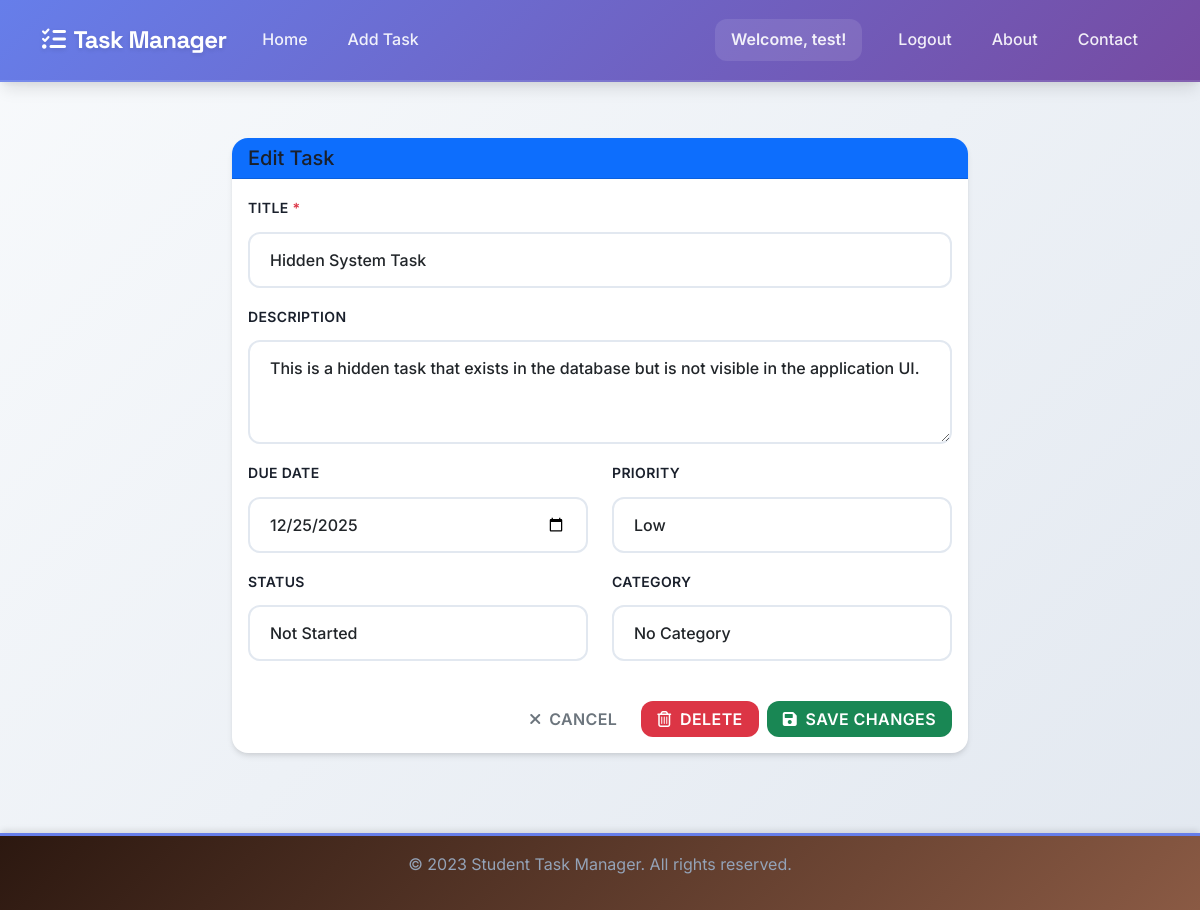
Page /task/8/edit (signed in) on the committed database.
### tables this page shows
CREATE TABLE users (
    id INTEGER PRIMARY KEY AUTOINCREMENT,
    username TEXT UNIQUE NOT NULL,
    password_hash TEXT NOT NULL,
    email TEXT UNIQUE NOT NULL
);

CREATE TABLE tasks (
    id INTEGER PRIMARY KEY AUTOINCREMENT,
    user_id INTEGER NOT NULL,
    title TEXT NOT NULL,
    description TEXT,
    due_date TEXT,
    priority TEXT NOT NULL DEFAULT 'medium',
    status TEXT NOT NULL DEFAULT 'not_started',
    category_id INTEGER,
    completed_at TEXT,
    FOREIGN KEY (user_id) REFERENCES users (id),
    FOREIGN KEY (category_id) REFERENCES categories (id)
);

### Task_Organiser/app.py (the view, shortened to what this page needs)
    @app.route('/task/<int:task_id>/edit', methods=['GET', 'POST'])
    @login_required
    def edit_task(task_id):
        db = get_db()
        task = db.execute('SELECT * FROM tasks WHERE id = ? AND user_id = ?', (task_id, g.user['id'])).fetchone()
        if task is None:
            flash('Task not found', 'error')
            return redirect(url_for('index'))
        categories = db.execute('SELECT * FROM categories ORDER BY name').fetchall()
        return render_template('edit_task.html', task=dict(task), categories=categories)

### Task_Organiser/app.py (called while the page is built)
def login_required(view):
    @wraps(view)
    def wrapped_view(**kwargs):
        if g.user is None:
            return redirect(url_for('login'))
        return view(**kwargs)
    return wrapped_view

### Task_Organiser/db.py (called while the page is built)
def get_db():
    if 'db' not in g:
        database_path = current_app.config['DATABASE']
        g.db = sqlite3.connect(database_path)
        g.db.row_factory = sqlite3.Row
    return g.db

### Task_Organiser/templates/edit_task.html (shortened to what this page needs)
{% extends 'base.html' %}
{% block content %}
  <div class="row justify-content-center">
    <div class="col-lg-8">
      <div class="card">
        <div class="card-header bg-primary text-white">
          <h2 class="h5 mb-0">Edit Task</h2>
        </div>
        <div class="card-body">
          <form method="post" action="{{ url_for('edit_task', task_id=task.id) }}">
            <div class="mb-3">
              <label for="title" class="form-label">Title <span class="text-danger">*</span></label>
              <input type="text" class="form-control" id="title" name="title" required
                     value="{{ task.title }}">
            </div>
            <div class="mb-3">
              <label for="description" class="form-label">Description</label>
              <textarea class="form-control" id="description" name="description"
                        rows="3">{{ task.description or '' }}</textarea>
            </div>
            <div class="row">
              <div class="col-md-6 mb-3">
                <label for="due_date" class="form-label">Due Date</label>
                <input type="date" class="form-control" id="due_date" name="due_date"
                       value="{{ task.due_date or '' }}">
              </div>
              <div class="col-md-6 mb-3">
                <label for="priority" class="form-label">Priority</label>
                <select class="form-select" id="priority" name="priority">
                  <option value="low" {% if task.priority == 'low' %}selected{% endif %}>Low</option>
                </select>
              </div>
            </div>
            <div class="row">
              <div class="col-md-6 mb-3">
                <label for="status" class="form-label">Status</label>
                <select class="form-select" id="status" name="status">
                  <option value="not_started" {% if task.status == 'not_started' %}selected{% endif %}>Not Started</option>
                </select>
              </div>
              <div class="col-md-6 mb-3">
                <label for="category_id" class="form-label">Category</label>
                <select class="form-select" id="category_id" name="category_id">
                  <option value="">No Category</option>
                </select>
              </div>
            </div>
            <div class="d-flex justify-content-end gap-2 mt-4">
              <a href="{{ url_for('index') }}" class="btn btn-action" style="width: auto; padding: 0.375rem 1rem; border-color: #6c757d; color: #6c757d;">
                <i class="fas fa-times me-1"></i> Cancel
              </a>
              <a href="{{ url_for('delete_task', task_id=task.id) }}"
                 class="btn btn-action"
                 style="width: auto; padding: 0.375rem 1rem; background-color: #dc3545; border-color: #dc3545; color: white;"
                 onclick="return confirm('Are you sure you want to delete this task? This cannot be undone.')">
                <i class="far fa-trash-alt me-1"></i> Delete
              </a>
              <button type="submit" class="btn btn-action" style="width: auto; padding: 0.375rem 1rem; background-color: #198754; border-color: #198754; color: white;">
                <i class="fas fa-save me-1"></i> Save Changes
              </button>
            </div>
          </form>
        </div>
      </div>
    </div>
  </div>
{% endblock %}

### Task_Organiser/templates/base.html (shortened to what this page needs)
<!DOCTYPE html>
<html lang="en">
<head>
    <link href="https://cdn.jsdelivr.net/npm/bootstrap@5.1.3/dist/css/bootstrap.min.css" rel="stylesheet">
    <link href="https://cdnjs.cloudflare.com/ajax/libs/font-awesome/6.0.0/css/all.min.css" rel="stylesheet">
</head>
<body>
    <nav class="navbar navbar-expand-lg navbar-dark bg-dark">
        <div class="container">
            <a class="navbar-brand" href="{{ url_for('index') }}">
                <i class="fas fa-tasks me-2"></i>Task Manager
            </a>
            <div class="collapse navbar-collapse" id="navbarNav">
                <ul class="navbar-nav me-auto">
                    <li class="nav-item">
                        <a class="nav-link" href="{{ url_for('index') }}">Home</a>
                    </li>
                    <li class="nav-item">
                        <a class="nav-link" href="{{ url_for('add_task') }}">Add Task</a>
                    </li>
                </ul>
                <div class="navbar-nav ms-auto">
                    {% if g.user %}
                        <span class="navbar-text me-3">Welcome, {{ g.user.username }}!</span>
                        <a class="nav-link" href="{{ url_for('logout') }}">Logout</a>
                    {% else %}
                        <a class="nav-link" href="{{ url_for('login') }}">Login</a>
                        <a class="nav-link" href="{{ url_for('register') }}">Register</a>
                    {% endif %}
                    <a class="nav-link" href="{{ url_for('about') }}">About</a>
                    <a class="nav-link" href="{{ url_for('contact') }}">Contact</a>
                </div>
            </div>
        </div>
    </nav>
    <main class="container mt-4">
        {% block content %}{% endblock %}
    </main>
    <footer class="bg-light text-center text-muted py-3 mt-5">
        <div class="container">
            <p>&copy; 2023 Student Task Manager. All rights reserved.</p>
        </div>
    </footer>
</body>
</html>

### Task_Organiser/templates/base.html (style rules this page uses)
:root { --primary-gradient: linear-gradient(135deg, #667eea 0%, #764ba2 100%); --secondary-gradient: linear-gradient(135deg, #f093fb 0%, #f5576c 100%); --success-gradient: linear-gradient(135deg, #4facfe 0%, #00f2fe 100%); --warning-gradient: linear-gradient(135deg, #fa709a 0%, #fee140 100%); --info-gradient: linear-gradient(135deg, #30cfd0 0%, #330867 100%); --dark-gradient: linear-gradient(135deg, #2c1810 0%, #8a5a44 100%); --primary-color: #667eea; --primary-light: #764ba2; --secondary-color: #64748b; --accent-color: #f5576c; --success-color: #4facfe; --warning-color: #fa709a; --danger-color: #f5576c; --info-color: #30cfd0; --light-bg: #f8fafc; --dark-bg: #1a1a2e; --card-bg: #ffffff; --border-color: #e2e8f0; --text-primary: #1a202c; --text-secondary: #64748b; --text-muted: #94a3b8; --shadow-sm: 0 1px 3px 0 rgba(0, 0, 0, 0.1), 0 1px 2px 0 rgba(0, 0, 0, 0.06); --shadow-md: 0 4px 6px -1px rgba(0, 0, 0, 0.1), 0 2px 4px -1px rgba(0, 0, 0, 0.06); --shadow-lg: 0 10px 15px -3px rgba(0, 0, 0, 0.1), 0 4px 6px -2px rgba(0, 0, 0, 0.05); --shadow-xl: 0 20px 25px -5px rgba(0, 0, 0, 0.1), 0 10px 10px -5px rgba(0, 0, 0, 0.04); --border-radius-sm: 0.5rem; --border-radius-md: 0.75rem; --border-radius-lg: 1rem; --border-radius-xl: 1.5rem; }
* { margin: 0; padding: 0; box-sizing: border-box; }
body { font-family: 'Inter', -apple-system, BlinkMacSystemFont, sans-serif; background: linear-gradient(135deg, #f8fafc 0%, #e2e8f0 100%); color: var(--text-primary); line-height: 1.6; min-height: 100vh; }
.navbar { background: var(--primary-gradient); box-shadow: var(--shadow-lg); border-bottom: 2px solid rgba(255,255,255,0.1); backdrop-filter: blur(10px); padding: 1rem 0; }
.navbar-brand { font-family: 'Space Grotesk', sans-serif; font-weight: 700; font-size: 1.5rem; letter-spacing: -0.025em; color: white !important; text-shadow: 0 2px 4px rgba(0,0,0,0.1); }
.nav-link { font-weight: 500; color: rgba(255,255,255,0.9) !important; transition: all 0.3s ease; border-radius: var(--border-radius-md); margin: 0 0.25rem; padding: 0.5rem 1rem !important; position: relative; overflow: hidden; }
.nav-link::before { content: ''; position: absolute; top: 0; left: -100%; width: 100%; height: 100%; background: rgba(255,255,255,0.1); transition: left 0.3s ease; }
.navbar-text { color: rgba(255,255,255,0.9) !important; font-weight: 600; background: rgba(255,255,255,0.1); padding: 0.5rem 1rem; border-radius: var(--border-radius-md); }
.card { border: none; border-radius: var(--border-radius-lg); box-shadow: var(--shadow-md); transition: all 0.3s ease; background: var(--card-bg); overflow: hidden; position: relative; }
.card::before { content: ''; position: absolute; top: 0; left: 0; right: 0; height: 4px; background: var(--primary-gradient); opacity: 0; transition: opacity 0.3s ease; }
.btn { font-weight: 600; border-radius: var(--border-radius-md); transition: all 0.3s ease; border: none; padding: 0.75rem 1.5rem; position: relative; overflow: hidden; text-transform: uppercase; letter-spacing: 0.025em; }
.btn::before { content: ''; position: absolute; top: 0; left: -100%; width: 100%; height: 100%; background: rgba(255,255,255,0.2); transition: left 0.3s ease; }
.form-control, .form-select { border: 2px solid var(--border-color); border-radius: var(--border-radius-md); padding: 0.875rem 1.25rem; font-weight: 500; transition: all 0.3s ease; background: white; }
.form-label { font-weight: 600; color: var(--text-primary); margin-bottom: 0.75rem; text-transform: uppercase; letter-spacing: 0.025em; font-size: 0.875rem; }
h1, h2, h3, h4, h5, h6 { font-weight: 700; color: var(--text-primary); margin-bottom: 1rem; }
h2 { font-size: 2rem; }
.text-muted { color: var(--text-muted) !important; }
footer { background: var(--dark-gradient); color: white; border-top: 3px solid var(--primary-color); padding: 2rem 0; margin-top: 4rem; box-shadow: 0 -4px 6px -1px rgba(0, 0, 0, 0.1); }
main.container { padding-top: 2rem; padding-bottom: 2rem; }

### rows in the picture
users: user.username "test"
tasks: title "Hidden System Task", description "This is a hidden task that exists in the database but is not visible in the application UI.", due_date "12/25/2025", priority "Low"
